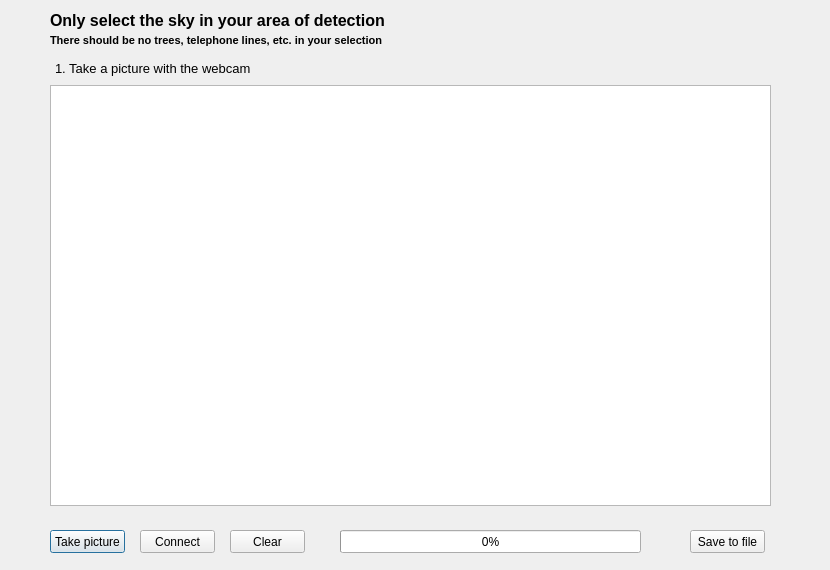
<?xml version="1.0" encoding="UTF-8"?>
<ui version="4.0">
 <class>DetectionAreaEditDialog</class>
 <widget class="QDialog" name="DetectionAreaEditDialog">
  <property name="geometry">
   <rect>
    <x>0</x>
    <y>0</y>
    <width>830</width>
    <height>570</height>
   </rect>
  </property>
  <property name="windowTitle">
   <string>Dialog</string>
  </property>
  <widget class="QPushButton" name="buttonTakePicture">
   <property name="geometry">
    <rect>
     <x>50</x>
     <y>530</y>
     <width>75</width>
     <height>23</height>
    </rect>
   </property>
   <property name="text">
    <string>Take picture</string>
   </property>
  </widget>
  <widget class="QPushButton" name="buttonSave">
   <property name="geometry">
    <rect>
     <x>690</x>
     <y>530</y>
     <width>75</width>
     <height>23</height>
    </rect>
   </property>
   <property name="text">
    <string>Save to file</string>
   </property>
  </widget>
  <widget class="QGraphicsView" name="image">
   <property name="geometry">
    <rect>
     <x>50</x>
     <y>85</y>
     <width>721</width>
     <height>421</height>
    </rect>
   </property>
  </widget>
  <widget class="QPushButton" name="buttonConnect">
   <property name="geometry">
    <rect>
     <x>140</x>
     <y>530</y>
     <width>75</width>
     <height>23</height>
    </rect>
   </property>
   <property name="text">
    <string>Connect</string>
   </property>
  </widget>
  <widget class="QLabel" name="labelInfo">
   <property name="geometry">
    <rect>
     <x>55</x>
     <y>60</y>
     <width>921</width>
     <height>16</height>
    </rect>
   </property>
   <property name="font">
    <font>
     <pointsize>10</pointsize>
    </font>
   </property>
   <property name="text">
    <string>1. Take a picture with the webcam</string>
   </property>
  </widget>
  <widget class="QPushButton" name="buttonClear">
   <property name="geometry">
    <rect>
     <x>230</x>
     <y>530</y>
     <width>75</width>
     <height>23</height>
    </rect>
   </property>
   <property name="text">
    <string>Clear</string>
   </property>
  </widget>
  <widget class="QProgressBar" name="progressBar">
   <property name="geometry">
    <rect>
     <x>340</x>
     <y>530</y>
     <width>301</width>
     <height>23</height>
    </rect>
   </property>
   <property name="value">
    <number>0</number>
   </property>
  </widget>
  <widget class="QLabel" name="label">
   <property name="geometry">
    <rect>
     <x>50</x>
     <y>10</y>
     <width>371</width>
     <height>20</height>
    </rect>
   </property>
   <property name="font">
    <font>
     <pointsize>12</pointsize>
     <weight>75</weight>
     <bold>true</bold>
    </font>
   </property>
   <property name="text">
    <string>Only select the sky in your area of detection</string>
   </property>
  </widget>
  <widget class="QLabel" name="label_2">
   <property name="geometry">
    <rect>
     <x>50</x>
     <y>30</y>
     <width>371</width>
     <height>20</height>
    </rect>
   </property>
   <property name="font">
    <font>
     <pointsize>8</pointsize>
     <weight>75</weight>
     <bold>true</bold>
    </font>
   </property>
   <property name="text">
    <string>There should be no trees, telephone lines, etc. in your selection</string>
   </property>
  </widget>
 </widget>
 <resources/>
 <connections/>
</ui>
